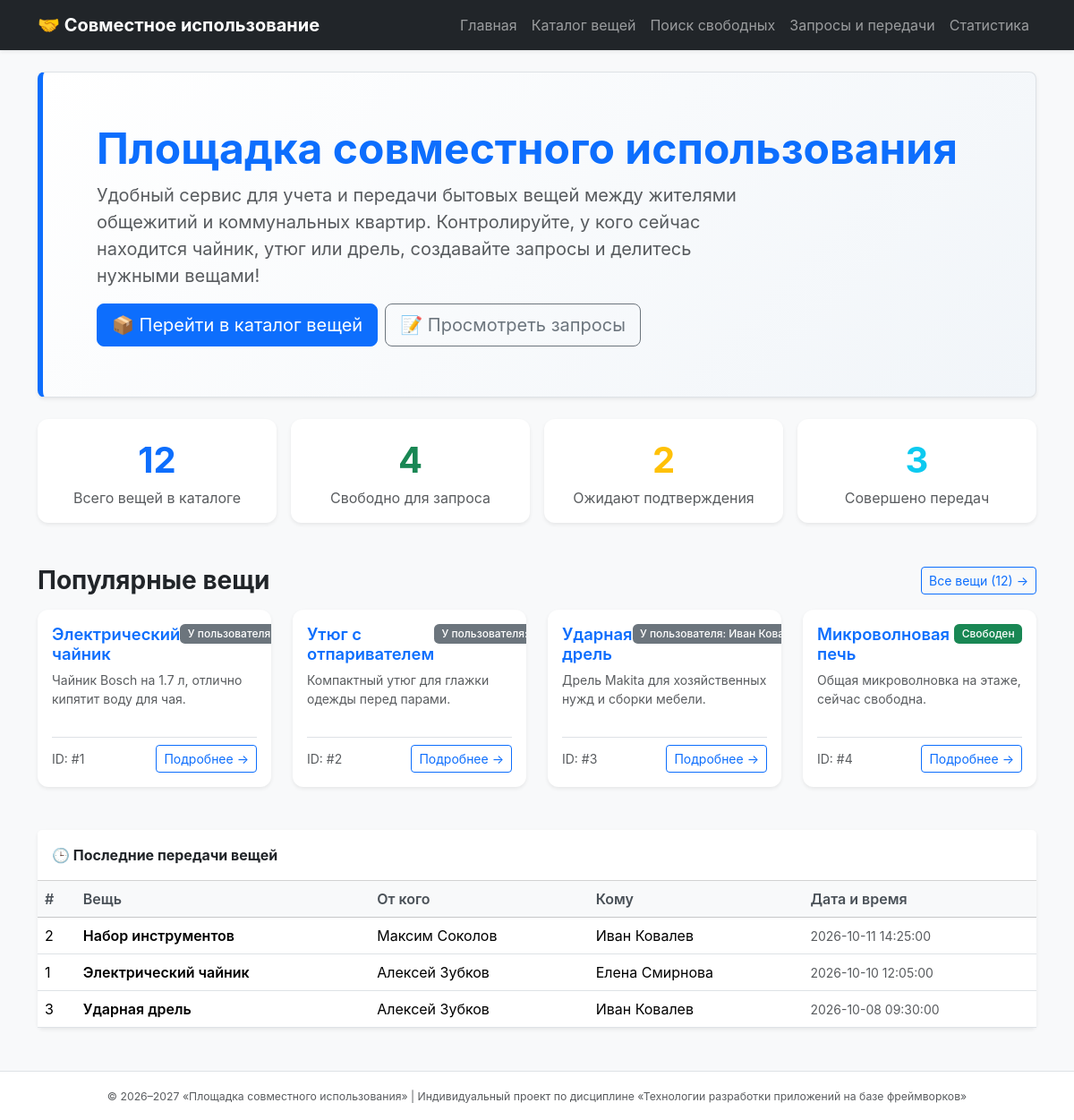
The page / on the database its author committed.
### homepage/views.py (the view)
# urls.py: path("", views.index, name="index"),
def index(request: HttpRequest) -> HttpResponse:
    conn = get_connection()
    try:
        items_stats = conn.execute(
            """
            SELECT
                COUNT(*) AS total_items,
                COUNT(CASE WHEN owner_id IS NULL THEN 1 END) AS free_items,
                COUNT(owner_id) AS busy_items
            FROM items;
            """
        ).fetchone()
        requests_stats = conn.execute(
            """
            SELECT
                COUNT(*) AS total_requests,
                COUNT(CASE WHEN status = 'PENDING' THEN 1 END)
                    AS pending_requests
            FROM requests;
            """
        ).fetchone()
        total_transfers = conn.execute(
            "SELECT COUNT(*) FROM transfers;"
        ).fetchone()[0]
        total_users = conn.execute(
            "SELECT COUNT(*) FROM users;"
        ).fetchone()[0]
        recent_items_rows = conn.execute(
            """
            SELECT
                items.id,
                items.name,
                items.description,
                items.owner_id,
                users.name AS owner_name
            FROM items
            LEFT JOIN users ON items.owner_id = users.id
            ORDER BY items.id ASC
            LIMIT 4;
            """
        ).fetchall()
        recent_items = [
            SimpleNamespace(
                id=row["id"],
                name=row["name"],
                description=row["description"],
                owner=(
                    SimpleNamespace(
                        id=row["owner_id"],
                        name=row["owner_name"],
                    )
                    if row["owner_id"] is not None
                    else None
                ),
            )
            for row in recent_items_rows
        ]
        recent_transfers_rows = conn.execute(
            """
            SELECT
                t.id,
                t.item_id,
                t.from_user_id,
                t.to_user_id,
                t.transferred_at,
                i.name AS item_name,
                from_u.name AS from_user_name,
                to_u.name AS to_user_name
            FROM transfers AS t
            JOIN items AS i ON t.item_id = i.id
            JOIN users AS from_u ON t.from_user_id = from_u.id
            JOIN users AS to_u ON t.to_user_id = to_u.id
            ORDER BY t.transferred_at DESC, t.id DESC
            LIMIT 3;
            """
        ).fetchall()
        recent_transfers = [
            SimpleNamespace(
                id=t["id"],
                item_id=t["item_id"],
                item=SimpleNamespace(
                    id=t["item_id"],
                    name=t["item_name"],
                ),
                from_user=SimpleNamespace(
                    id=t["from_user_id"],
                    name=t["from_user_name"],
                ),
                to_user=SimpleNamespace(
                    id=t["to_user_id"],
                    name=t["to_user_name"],
                ),
                transferred_at=t["transferred_at"],
            )
            for t in recent_transfers_rows
        ]
    finally:
        conn.close()
    context = {
        "title": "Главная — Площадка совместного использования",
        "stats": {
            "total_items": items_stats["total_items"],
            "free_items": items_stats["free_items"],
            "busy_items": items_stats["busy_items"],
            "total_requests": requests_stats["total_requests"],
            "pending_requests": requests_stats["pending_requests"],
            "total_transfers": total_transfers,
            "total_users": total_users,
        },
        "recent_items": recent_items,
        "recent_transfers": recent_transfers,
    }
    return render(request, "homepage/index.html", context)

### db/database.py (called while the page is built)
def get_connection(
    db_path: Path | str = DB_PATH,
) -> sqlite3.Connection:
    conn = sqlite3.connect(str(db_path))
    conn.execute("PRAGMA foreign_keys = ON")
    conn.row_factory = sqlite3.Row
    return conn

### templates/homepage/index.html (shortened to what this page needs)
{% extends "base.html" %}
{% block content %}
<div class="p-5 mb-4 bg-white rounded-3 shadow-sm border hero-banner">
  <div class="container-fluid py-2">
    <h1 class="display-5 fw-bold text-primary">Площадка совместного использования</h1>
    <p class="col-md-9 fs-5 text-muted">
      Удобный сервис для учета и передачи бытовых вещей между жителями общежитий и коммунальных квартир.
      Контролируйте, у кого сейчас находится чайник, утюг или дрель, создавайте запросы и делитесь нужными вещами!
    </p>
    <div class="d-flex gap-2 mt-3">
      <a href="{% url 'items:list' %}" class="btn btn-primary btn-lg">
        📦 Перейти в каталог вещей
      </a>
      <a href="{% url 'item_requests:list' %}" class="btn btn-outline-secondary btn-lg">
        📝 Просмотреть запросы
      </a>
    </div>
  </div>
</div>
<div class="row g-3 mb-5">
  <div class="col-md-3 col-sm-6">
    <div class="card stat-card border-0 shadow-sm text-center p-3">
      <div class="text-primary fs-1 fw-bold">{{ stats.total_items }}</div>
      <div class="text-muted">Всего вещей в каталоге</div>
    </div>
  </div>
  <div class="col-md-3 col-sm-6">
    <div class="card stat-card border-0 shadow-sm text-center p-3">
      <div class="text-success fs-1 fw-bold">{{ stats.free_items }}</div>
      <div class="text-muted">Свободно для запроса</div>
    </div>
  </div>
  <div class="col-md-3 col-sm-6">
    <div class="card stat-card border-0 shadow-sm text-center p-3">
      <div class="text-warning fs-1 fw-bold">{{ stats.pending_requests }}</div>
      <div class="text-muted">Ожидают подтверждения</div>
    </div>
  </div>
  <div class="col-md-3 col-sm-6">
    <div class="card stat-card border-0 shadow-sm text-center p-3">
      <div class="text-info fs-1 fw-bold">{{ stats.total_transfers }}</div>
      <div class="text-muted">Совершено передач</div>
    </div>
  </div>
</div>
<div class="mb-5">
  <div class="d-flex justify-content-between align-items-center mb-3">
    <h3 class="fw-bold mb-0">Популярные вещи</h3>
    <a href="{% url 'items:list' %}" class="btn btn-sm btn-outline-primary">
      Все вещи ({{ stats.total_items }}) &rarr;
    </a>
  </div>
  <div class="row row-cols-1 row-cols-md-2 row-cols-lg-4 g-4">
    {% for item in recent_items %}
      <div class="col">
        {% include "items/includes/item_card.html" %}
      </div>
    {% empty %}
      <div class="col-12">
        <div class="alert alert-info">В каталоге пока нет вещей.</div>
      </div>
    {% endfor %}
  </div>
</div>
{% if recent_transfers %}
<div class="card shadow-sm border-0 mb-4">
  <div class="card-header bg-white fw-bold py-3">
    🕒 Последние передачи вещей
  </div>
  <div class="table-responsive">
    <table class="table table-hover align-middle mb-0">
      <thead class="table-light">
        <tr>
          <th>#</th>
          <th>Вещь</th>
          <th>От кого</th>
          <th>Кому</th>
          <th>Дата и время</th>
        </tr>
      </thead>
      <tbody>
        {% for transfer in recent_transfers %}
        <tr>
          <td>{{ transfer.id }}</td>
          <td class="fw-semibold">{{ transfer.item.name }}</td>
          <td>{{ transfer.from_user.name }}</td>
          <td>{{ transfer.to_user.name }}</td>
          <td class="text-muted small">{{ transfer.transferred_at }}</td>
        </tr>
        {% endfor %}
      </tbody>
    </table>
  </div>
</div>
{% endif %}
{% endblock %}

### templates/base.html (shortened to what this page needs)
{% load static %}
<!DOCTYPE html>
<html lang="ru">
<head>
  <link
    rel="stylesheet"
    href="https://cdn.jsdelivr.net/npm/bootstrap@5.3.3/dist/css/bootstrap.min.css"
  >
  <link rel="stylesheet" href="{% static 'css/style.css' %}">
</head>
<body class="d-flex flex-column min-vh-100 bg-light">
  <nav class="navbar navbar-expand-lg navbar-dark bg-dark shadow-sm">
    <div class="container">
      <a class="navbar-brand fw-bold" href="{% url 'homepage:index' %}">
        🤝 Совместное использование
      </a>
      <div class="collapse navbar-collapse" id="navbarNav">
        <ul class="navbar-nav ms-auto">
          <li class="nav-item">
            <a class="nav-link" href="{% url 'homepage:index' %}">Главная</a>
          </li>
          <li class="nav-item">
            <a class="nav-link" href="{% url 'items:list' %}">Каталог вещей</a>
          </li>
          <li class="nav-item">
            <a class="nav-link" href="{% url 'items:available' %}">Поиск свободных</a>
          </li>
          <li class="nav-item">
            <a class="nav-link" href="{% url 'item_requests:list' %}">Запросы и передачи</a>
          </li>
          <li class="nav-item">
            <a class="nav-link" href="{% url 'item_requests:statistics' %}">Статистика</a>
          </li>
        </ul>
      </div>
    </div>
  </nav>
  <main class="container my-4 flex-grow-1">
    {% block content %}
    {% endblock %}
  </main>
  <footer class="bg-white border-top py-3 mt-auto text-center text-muted">
    <div class="container">
      <small>
        &copy; 2026–2027 «Площадка совместного использования» |
        Индивидуальный проект по дисциплине «Технологии разработки приложений на базе фреймворков»
      </small>
    </div>
  </footer>
</body>
</html>

### templates/items/includes/item_card.html
<div class="card h-100 shadow-sm border-0 item-card">
  <div class="card-body d-flex flex-column">
    <div class="d-flex justify-content-between align-items-start mb-2">
      <h5 class="card-title fw-semibold text-primary mb-0">
        {{ item.name }}
      </h5>
      {% if item.owner %}
        <span class="badge bg-secondary">У пользователя: {{ item.owner.name }}</span>
      {% else %}
        <span class="badge bg-success">Свободен</span>
      {% endif %}
    </div>
    <p class="card-text text-muted small flex-grow-1">
      {% if item.description %}
        {{ item.description }}
      {% else %}
        <em>Описание не указано</em>
      {% endif %}
    </p>
    <div class="mt-3 pt-2 border-top d-flex justify-content-between align-items-center">
      <small class="text-muted">ID: #{{ item.id }}</small>
      <a href="{% url 'items:detail' item.id %}" class="btn btn-sm btn-outline-primary">
        Подробнее &rarr;
      </a>
    </div>
  </div>
</div>

### static/css/style.css (style rules this page uses)
:root { --primary-color: #0d6efd; --secondary-color: #6c757d; --success-color: #198754; --card-bg-hover: #f8f9fa; }
body { font-family: -apple-system, BlinkMacSystemFont, "Segoe UI", Roboto, "Helvetica Neue", Arial, sans-serif; color: #212529; }
.hero-banner { background: linear-gradient(135deg, #ffffff 0%, #f1f5f9 100%); border-left: 6px solid var(--primary-color) !important; }
.stat-card { transition: transform 0.2s ease, box-shadow 0.2s ease; background-color: #ffffff; border-radius: 0.75rem; }
.item-card { transition: all 0.2s ease-in-out; border-radius: 0.75rem; overflow: hidden; }
.item-card .card-title { font-size: 1.15rem; }
.badge { font-weight: 500; padding: 0.4em 0.7em; border-radius: 0.35rem; }
.table th { font-weight: 600; color: #495057; }
footer { font-size: 0.875rem; }

### rows shown on the page
items: name "Электрический чайник", description "Чайник Bosch на 1.7 л, отлично кипятит воду для чая.", id "1"
items: name "Утюг с отпаривателем", description "Компактный утюг для глажки одежды перед парами.", id "2"
items: name "Ударная дрель", owner.name "Иван…", description "Дрель Makita для хозяйственных нужд и сборки мебели.", id "3"
items: name "Микроволновая печь", shows "Свободен", description "Общая микроволновка на этаже, сейчас свободна.", id "4"

### other values the page prints
{{ stats.total_items }} "12"
{{ stats.free_items }} "4"
{{ stats.pending_requests }} "2"
{{ stats.total_transfers }} "3"
{{ transfer.id }} "2" "1" "3"
{{ transfer.item.name }} "Набор инструментов" "Электрический чайник" "Ударная дрель"
{{ transfer.from_user.name }} "Максим Соколов" "Алексей Зубков" "Алексей Зубков"
{{ transfer.to_user.name }} "Иван Ковалев" "Елена Смирнова" "Иван Ковалев"
{{ transfer.transferred_at }} "2026-10-11 14:25:00" "2026-10-10 12:05:00" "2026-10-08 09:30:00"
